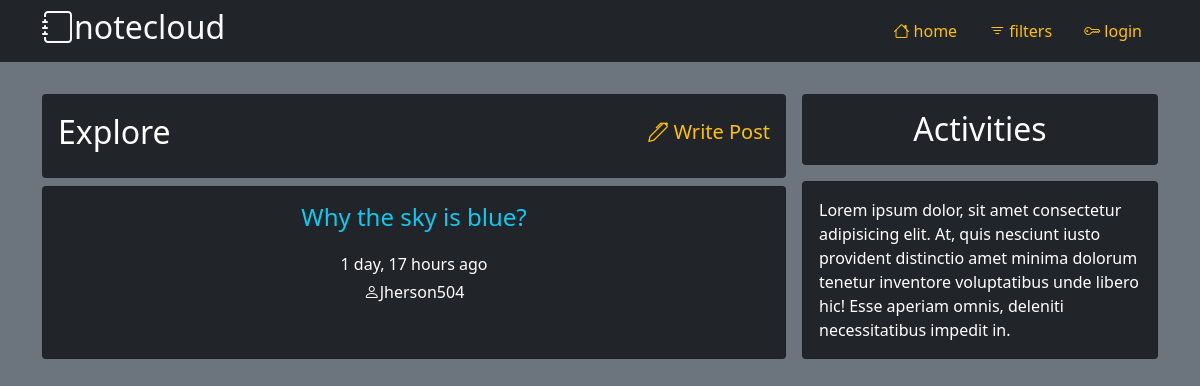
Before: /home/ with the older database file.
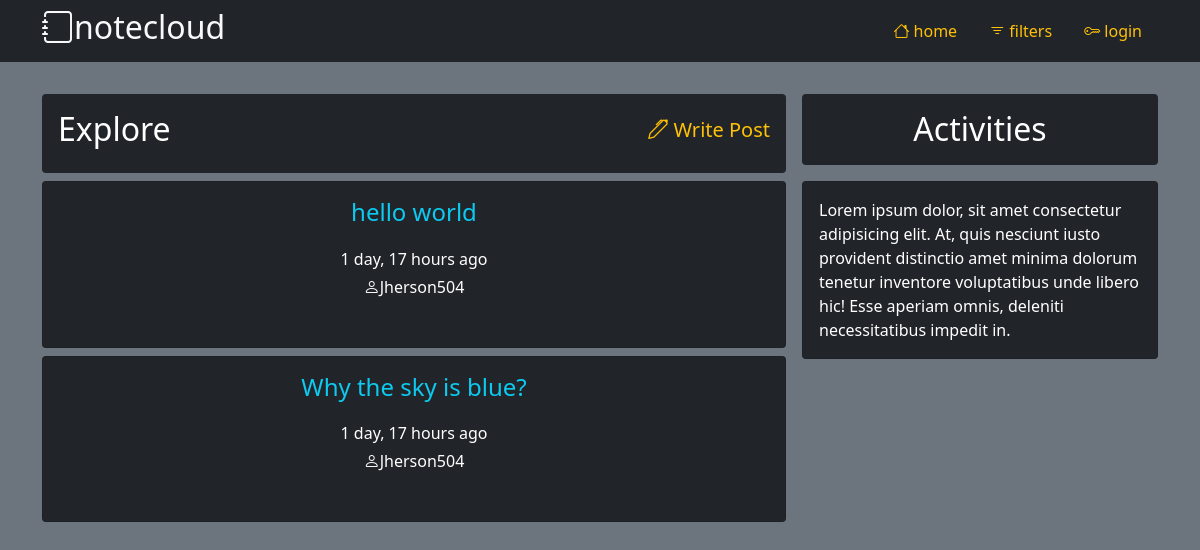
After: the same page with the newer database file.
### base/models.py (models this page shows, shortened)
class Post(models.Model):
    owner = models.ForeignKey(User, on_delete=models.SET_NULL, null=True)
    title = models.CharField(max_length=200)
    topic = models.ForeignKey(Topic, on_delete=models.SET_NULL, null=True)
    content = models.TextField()
    created = models.DateTimeField(auto_now_add=True)
    updated = models.DateTimeField(auto_now=True)
    class Meta:
        ordering = ['-created', 'title']

### base/views.py (the view)
# urls.py: path('home/', views.home, name='home'),
def home(request):
    posts = Post.objects.all()
    context = {
        'posts': posts
    }
    return render(request, 'base/home.html', context)

### base/templates/base/home.html (shortened to what this page needs)
{% extends 'base/main.html' %}
{% block content %}
<main class="container-fluid pt-3 text-white mt-3">
    <div class="container d-flex justify-content-around gap-3">
        <div id="explore" class="col-8 d-grid gap-2">
            <div class="px-3 rounded bg-dark d-flex justify-content-between align-items-center py-3">
                <h2>Explore</h2>
                <a href="{% url 'write-post' %}" class="text-decoration-none">
                    <h2 class="h5 text-warning bi-pen"> Write Post</h2>
                </a>
            </div>
            {% for post in posts %}
            <div class="card card-body bg-dark p-3">
                <div class="">
                    <a href="{% url 'view-post' post.id %}" class="text-decoration-none text-info">
                        <h3 class="h4 text-center">{{ post.title }}</h3>
                    </a>
                    <p class="text-center" style="font-size: 1rem; line-height: 0; margin-top: 2em;">
                        {{post.created|timesince }} ago</p>
                    <p style="font-size: 1rem;" class="bi-person text-center">{{ post.owner.username }}
                    </p>
                </div>
                <div>
                </div>
            </div>
            {% endfor %}
        </div>
        <div id="Activities" class="col d-flex flex-column gap-2">
            <h2 class="rounded p-3 bg-dark text-center">Activities</h2>
            <div class="card bg-dark p-3">
                Lorem ipsum dolor, sit amet consectetur adipisicing elit. At, quis nesciunt iusto provident
                distinctio amet minima dolorum tenetur inventore voluptatibus unde libero hic! Esse aperiam
                omnis, deleniti necessitatibus impedit in.
            </div>
        </div>
    </div>
</main>
{% endblock content %}

Changed rows visible on the page:
added Post: title "hello world", created "1 day, 17 hours", owner.username "Jherson504"
